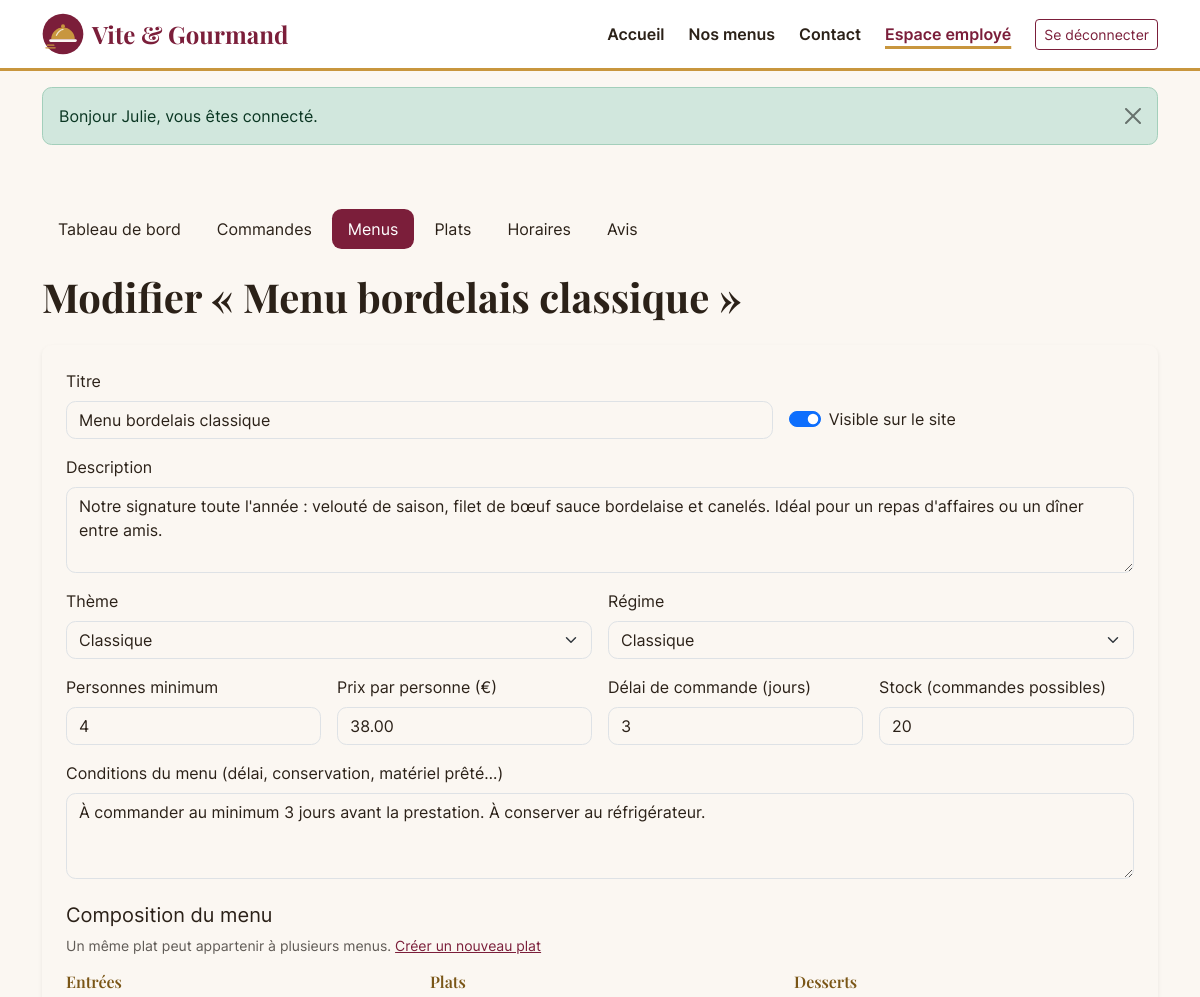
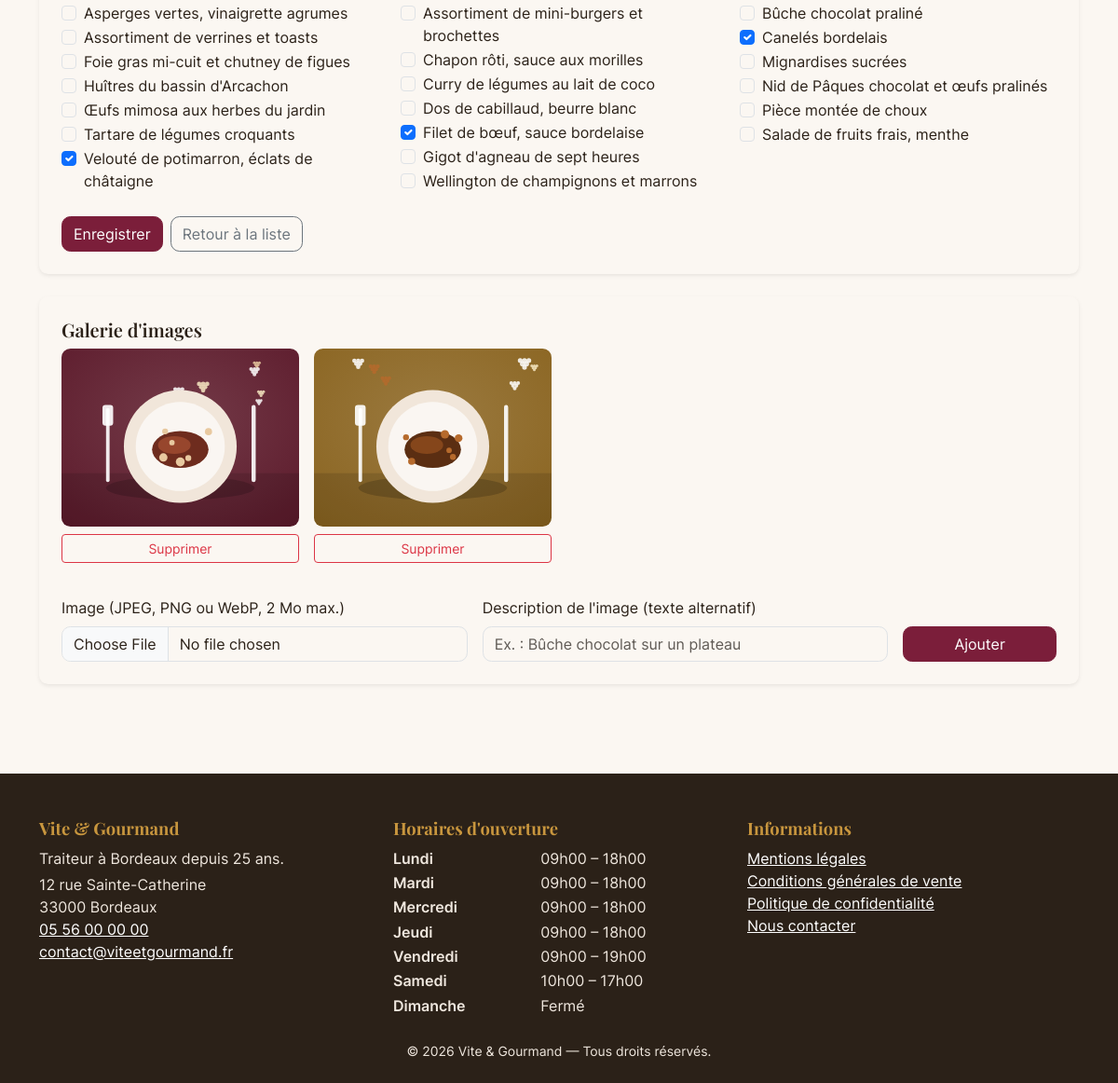
/gestion/menus/5/modifier (signed in), run on the app's committed database (2 pictures, top to bottom).
### tables this page shows
CREATE TABLE menu (
    menu_id                 INT UNSIGNED  NOT NULL AUTO_INCREMENT,
    titre                   VARCHAR(120)  NOT NULL,
    description             TEXT          NOT NULL,
    nombre_personne_minimum INT UNSIGNED  NOT NULL,
    prix_par_personne       DECIMAL(8,2)  NOT NULL,
    conditions              TEXT          NULL,
    delai_commande_jours    INT UNSIGNED  NOT NULL DEFAULT 3,
    quantite_restante       INT UNSIGNED  NOT NULL DEFAULT 0,
    theme_id                INT UNSIGNED  NOT NULL,
    regime_id               INT UNSIGNED  NOT NULL,
    actif                   TINYINT(1)    NOT NULL DEFAULT 1,
    created_at              DATETIME      NOT NULL DEFAULT CURRENT_TIMESTAMP,
    updated_at              DATETIME      NULL ON UPDATE CURRENT_TIMESTAMP,
    PRIMARY KEY (menu_id),
    KEY idx_menu_theme (theme_id),
    KEY idx_menu_regime (regime_id),
    CONSTRAINT fk_menu_theme  FOREIGN KEY (theme_id)  REFERENCES theme (theme_id),
    CONSTRAINT fk_menu_regime FOREIGN KEY (regime_id) REFERENCES regime (regime_id),
    CONSTRAINT chk_menu_min   CHECK (nombre_personne_minimum >= 1),
    CONSTRAINT chk_menu_prix  CHECK (prix_par_personne >= 0)
);

CREATE TABLE theme (
    theme_id  INT UNSIGNED NOT NULL AUTO_INCREMENT,
    libelle   VARCHAR(50)  NOT NULL,
    PRIMARY KEY (theme_id),
    UNIQUE KEY uq_theme_libelle (libelle)
);

CREATE TABLE regime (
    regime_id INT UNSIGNED NOT NULL AUTO_INCREMENT,
    libelle   VARCHAR(50)  NOT NULL,
    PRIMARY KEY (regime_id),
    UNIQUE KEY uq_regime_libelle (libelle)
);

CREATE TABLE plat (
    plat_id     INT UNSIGNED NOT NULL AUTO_INCREMENT,
    titre_plat  VARCHAR(120) NOT NULL,
    type_plat   ENUM('entree','plat','dessert') NOT NULL,
    description VARCHAR(500) NULL,
    PRIMARY KEY (plat_id),
    KEY idx_plat_type (type_plat)
);

CREATE TABLE menu_image (
    image_id   INT UNSIGNED NOT NULL AUTO_INCREMENT,
    menu_id    INT UNSIGNED NOT NULL,
    chemin     VARCHAR(255) NOT NULL,
    alt        VARCHAR(255) NOT NULL,
    position   INT UNSIGNED NOT NULL DEFAULT 0,
    PRIMARY KEY (image_id),
    KEY idx_image_menu (menu_id),
    CONSTRAINT fk_image_menu FOREIGN KEY (menu_id) REFERENCES menu (menu_id) ON DELETE CASCADE
);

CREATE TABLE horaire (
    horaire_id      INT UNSIGNED NOT NULL AUTO_INCREMENT,
    jour            ENUM('Lundi','Mardi','Mercredi','Jeudi','Vendredi','Samedi','Dimanche') NOT NULL,
    heure_ouverture TIME NULL,
    heure_fermeture TIME NULL,
    ferme           TINYINT(1) NOT NULL DEFAULT 0,
    PRIMARY KEY (horaire_id),
    UNIQUE KEY uq_horaire_jour (jour)
);

### views/gestion/menus/form.php (the view, shortened to what the rows shown need)
<?php
$m = $menu ?? [];
$val = static fn (string $k, string $d = ''): string => old($k, (string) ($m[$k] ?? $d));
$selectedPlats = old_array('plats', $selected);
$actif = has_old() ? old('actif') === '1' : (int) ($m['actif'] ?? 1) === 1;
$action = $menu ? '/gestion/menus/' . (int) $menu['menu_id'] . '/modifier' : '/gestion/menus/nouveau';
?>
<div class="container py-5">
    <?php require BASE_PATH . '/views/gestion/_nav.php'; ?>
    <h1 class="mb-4"><?= $menu ? 'Modifier « ' . e($menu['titre']) . ' »' : 'Nouveau menu' ?></h1>
    <form method="post" action="<?= e($action) ?>" novalidate class="card p-4 border-0 shadow-sm mb-4">
        <div class="row g-3">
            <div class="col-md-8">
                <label for="titre" class="form-label">Titre</label>
                <input type="text" id="titre" name="titre" class="form-control<?= invalid('titre') ?>" value="<?= e($val('titre')) ?>" required maxlength="120">
            </div>
            <div class="col-md-4 d-flex align-items-end">
                <div class="form-check form-switch mb-2">
                    <input class="form-check-input" type="checkbox" role="switch" id="actif" name="actif" value="1" <?= $actif ? 'checked' : '' ?>>
                    <label class="form-check-label" for="actif">Visible sur le site</label>
                </div>
            </div>
            <div class="col-12">
                <label for="description" class="form-label">Description</label>
                <textarea id="description" name="description" rows="3" class="form-control<?= invalid('description') ?>" required maxlength="3000"><?= e($val('description')) ?></textarea>
            </div>
            <div class="col-md-6">
                <label for="theme_id" class="form-label">Thème</label>
                <select id="theme_id" name="theme_id" class="form-select<?= invalid('theme_id') ?>" required>
                    <?php foreach ($themes as $t): ?>
                        <option value="<?= (int) $t['theme_id'] ?>" <?= $val('theme_id') === (string) $t['theme_id'] ? 'selected' : '' ?>><?= e($t['libelle']) ?></option>
                    <?php endforeach; ?>
                </select>
            </div>
            <div class="col-md-6">
                <label for="regime_id" class="form-label">Régime</label>
                <select id="regime_id" name="regime_id" class="form-select<?= invalid('regime_id') ?>" required>
                    <?php foreach ($regimes as $r): ?>
                        <option value="<?= (int) $r['regime_id'] ?>" <?= $val('regime_id') === (string) $r['regime_id'] ? 'selected' : '' ?>><?= e($r['libelle']) ?></option>
                    <?php endforeach; ?>
                </select>
            </div>
            <div class="col-md-3">
                <label for="nombre_personne_minimum" class="form-label">Personnes minimum</label>
                <input type="number" id="nombre_personne_minimum" name="nombre_personne_minimum" min="1" class="form-control<?= invalid('nombre_personne_minimum') ?>" value="<?= e($val('nombre_personne_minimum')) ?>" required>
            </div>
            <div class="col-md-3">
                <label for="prix_par_personne" class="form-label">Prix par personne (€)</label>
                <input type="number" id="prix_par_personne" name="prix_par_personne" min="0" step="0.01" class="form-control<?= invalid('prix_par_personne') ?>" value="<?= e($val('prix_par_personne')) ?>" required>
            </div>
            <div class="col-md-3">
                <label for="delai_commande_jours" class="form-label">Délai de commande (jours)</label>
                <input type="number" id="delai_commande_jours" name="delai_commande_jours" min="0" class="form-control<?= invalid('delai_commande_jours') ?>" value="<?= e($val('delai_commande_jours', '3')) ?>" required>
            </div>
            <div class="col-md-3">
                <label for="quantite_restante" class="form-label">Stock (commandes possibles)</label>
                <input type="number" id="quantite_restante" name="quantite_restante" min="0" class="form-control<?= invalid('quantite_restante') ?>" value="<?= e($val('quantite_restante', '10')) ?>" required>
            </div>
            <div class="col-12">
                <label for="conditions" class="form-label">Conditions du menu (délai, conservation, matériel prêté…)</label>
                <textarea id="conditions" name="conditions" rows="3" class="form-control<?= invalid('conditions') ?>" maxlength="3000"><?= e($val('conditions')) ?></textarea>
            </div>
        </div>
        <fieldset class="mt-4">
            <legend class="h5">Composition du menu</legend>
            <p class="small text-muted">Un même plat peut appartenir à plusieurs menus. <a href="/gestion/plats/nouveau">Créer un nouveau plat</a></p>
            <div class="row">
                <?php foreach (PlatRepository::TYPES as $type => $label): ?>
                    <div class="col-md-4">
                        <h3 class="h6 text-or"><?= e($label) ?>s</h3>
                        <?php foreach ($plats as $p): ?>
                            <?php if ($p['type_plat'] === $type): ?>
                                <div class="form-check">
                                    <input class="form-check-input" type="checkbox" name="plats[]" id="plat<?= (int) $p['plat_id'] ?>" value="<?= (int) $p['plat_id'] ?>" <?= in_array((int) $p['plat_id'], $selectedPlats, true) ? 'checked' : '' ?>>
                                    <label class="form-check-label" for="plat<?= (int) $p['plat_id'] ?>"><?= e($p['titre_plat']) ?></label>
                                </div>
                            <?php endif; ?>
                        <?php endforeach; ?>
                    </div>
                <?php endforeach; ?>
            </div>
        </fieldset>
        <div class="d-flex gap-2 mt-4">
            <button type="submit" class="btn btn-primary"><?= $menu ? 'Enregistrer' : 'Créer le menu' ?></button>
            <a href="/gestion/menus" class="btn btn-outline-secondary">Retour à la liste</a>
        </div>
    </form>
    <?php if ($menu): ?>
        <section id="galerie" class="card p-4 border-0 shadow-sm" aria-labelledby="galerie-title">
            <h2 id="galerie-title" class="h5">Galerie d'images</h2>
            <?php if ($images): ?>
                <ul class="row g-3 list-unstyled">
                    <?php foreach ($images as $img): ?>
                        <li class="col-6 col-md-3">
                            <img src="<?= asset($img['chemin']) ?>" alt="<?= e($img['alt']) ?>" class="img-fluid rounded mb-2" width="800" height="600">
                            <form method="post" action="/gestion/images/<?= (int) $img['image_id'] ?>/supprimer" data-confirm="Supprimer cette image ?">
                                <button type="submit" class="btn btn-sm btn-outline-danger w-100">Supprimer<span class="visually-hidden"> l'image « <?= e($img['alt']) ?> »</span></button>
                            </form>
                        </li>
                    <?php endforeach; ?>
                </ul>
            <?php else: ?>
                <p class="text-muted">Aucune image pour l'instant.</p>
            <?php endif; ?>
            <form method="post" action="/gestion/menus/<?= (int) $menu['menu_id'] ?>/images" enctype="multipart/form-data" class="row g-3 align-items-end mt-1">
                <div class="col-md-5">
                    <label for="image" class="form-label">Image (JPEG, PNG ou WebP, 2 Mo max.)</label>
                    <input type="file" id="image" name="image" class="form-control" accept="image/jpeg,image/png,image/webp" required>
                </div>
                <div class="col-md-5">
                    <label for="alt" class="form-label">Description de l'image (texte alternatif)</label>
                    <input type="text" id="alt" name="alt" class="form-control" maxlength="255" required placeholder="Ex. : Bûche chocolat sur un plateau">
                </div>
                <div class="col-md-2">
                    <button type="submit" class="btn btn-primary w-100">Ajouter</button>
                </div>
            </form>
        </section>
    <?php endif; ?>
</div>

### src/Core/Router.php (shortened to what the rows shown need)
<?php
final class Router
{
    private array $routes = [];
    private function add(string $method, string $path, array $handler, array $middlewares): void
    {
        $this->routes[] = compact('method', 'pattern', 'handler', 'middlewares');
    }
    public function dispatch(string $method, string $uri): void
    {
        $path = rawurldecode(parse_url($uri, PHP_URL_PATH) ?? '/');
        $path = rtrim($path, '/') ?: '/';
        foreach ($this->routes as $route) {
            if (!preg_match($route['pattern'], $path, $matches)) {
                continue;
            }
            $params = array_map('intval', array_filter($matches, 'is_string', ARRAY_FILTER_USE_KEY));
            [$class, $action] = $route['handler'];
            (new $class())->$action(...$params);
            return;
        }
    }
}

### views/partials/footer.php (shortened to what the rows shown need)
<?php
$horaires = HoraireRepository::all();
?>
<footer class="site-footer mt-5 pt-5 pb-4">
    <div class="container">
        <div class="row g-4">
            <div class="col-md-4">
                <h2>Vite &amp; Gourmand</h2>
                <p class="mb-1">Traiteur à Bordeaux depuis 25 ans.</p>
                <address class="mb-0">
                    12 rue Sainte-Catherine<br>33000 Bordeaux<br>
                    <a href="tel:+33556000000">05 56 00 00 00</a><br>
                    <a href="mailto:contact@viteetgourmand.fr">contact@viteetgourmand.fr</a>
                </address>
            </div>
            <div class="col-md-4">
                <h2>Horaires d'ouverture</h2>
                <dl class="horaires row mb-0">
                    <?php foreach ($horaires as $h): ?>
                        <dt class="col-5"><?= e($h['jour']) ?></dt>
                        <dd class="col-7">
                            <?= (int) $h['ferme'] === 1
                                ? 'Fermé'
                                : e(time_fr($h['heure_ouverture'])) . ' – ' . e(time_fr($h['heure_fermeture'])) ?>
                        </dd>
                    <?php endforeach; ?>
                </dl>
            </div>
            <div class="col-md-4">
                <h2>Informations</h2>
                <ul class="list-unstyled">
                    <li><a href="/mentions-legales">Mentions légales</a></li>
                    <li><a href="/cgv">Conditions générales de vente</a></li>
                    <li><a href="/confidentialite">Politique de confidentialité</a></li>
                    <li><a href="/contact">Nous contacter</a></li>
                </ul>
            </div>
        </div>
        <p class="text-center small mt-4 mb-0">&copy; <?= date('Y') ?> Vite &amp; Gourmand — Tous droits réservés.</p>
    </div>
</footer>

### data on the page
menu: titre "Menu bordelais classique", actif "☑", description "Notre signature toute l'année : velouté de saison, filet de bœuf sauce bordelaise et canelés. Idéal pour un repas d'affaires ou un dîner entre amis.", theme_id "Classique", regime_id "Classique", nombre_personne_minimum "4", prix_par_personne "38.00", delai_commande_jours "3", quantite_restante "20", conditions "À commander au minimum 3 jours avant la prestation. À conserver au réfrigérateur."
plat: titre_plat "Asperges vertes, vinaigrette agrumes"
plat: titre_plat "Assortiment de verrines et toasts"
plat: titre_plat "Foie gras mi-cuit et chutney de figues"
plat: titre_plat "Huîtres du bassin d'Arcachon"
plat: titre_plat "Œufs mimosa aux herbes du jardin"
plat: titre_plat "Tartare de légumes croquants"
plat: plat_id "☑", titre_plat "Velouté de potimarron, éclats de châtaigne"
plat: titre_plat "Assortiment de mini-burgers et brochettes"
plat: titre_plat "Chapon rôti, sauce aux morilles"
plat: titre_plat "Curry de légumes au lait de coco"
plat: titre_plat "Dos de cabillaud, beurre blanc"
plat: plat_id "☑", titre_plat "Filet de bœuf, sauce bordelaise"
plat: titre_plat "Gigot d'agneau de sept heures"
plat: titre_plat "Wellington de champignons et marrons"
plat: titre_plat "Bûche chocolat praliné"
plat: plat_id "☑", titre_plat "Canelés bordelais"
plat: titre_plat "Mignardises sucrées"
plat: titre_plat "Nid de Pâques chocolat et œufs pralinés"
plat: titre_plat "Pièce montée de choux"
plat: titre_plat "Salade de fruits frais, menthe"
menu_image: chemin (picture)
menu_image: chemin (picture)
horaire: jour "Lundi", heure_ouverture "09h00", heure_fermeture "18h00"
horaire: jour "Mardi", heure_ouverture "09h00", heure_fermeture "18h00"
horaire: jour "Mercredi", heure_ouverture "09h00", heure_fermeture "18h00"
horaire: jour "Jeudi", heure_ouverture "09h00", heure_fermeture "18h00"
horaire: jour "Vendredi", heure_ouverture "09h00", heure_fermeture "19h00"
horaire: jour "Samedi", heure_ouverture "10h00", heure_fermeture "17h00"
horaire: jour "Dimanche", ferme "Fermé"

### other printed values
$flash['message'] "Bonjour Julie, vous êtes connecté."
$label "Entrée"
$label "Plat"
$label "Dessert"
